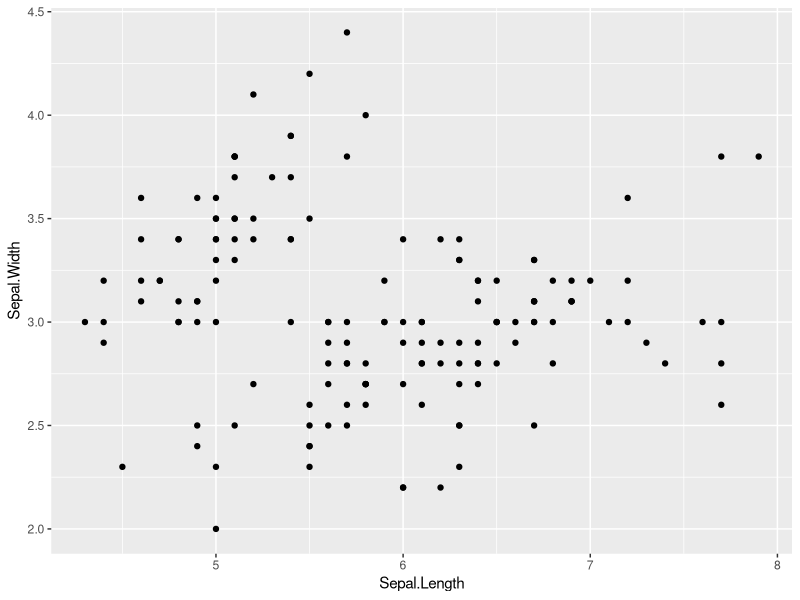
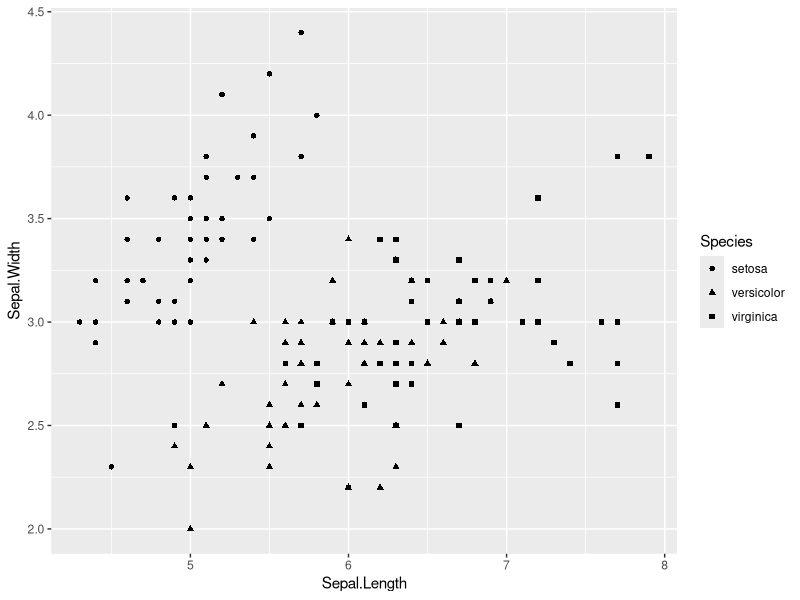
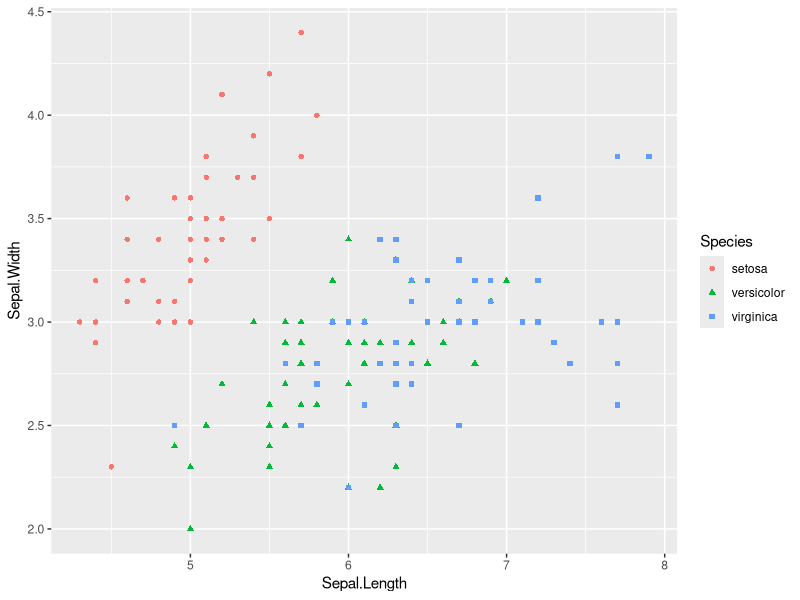
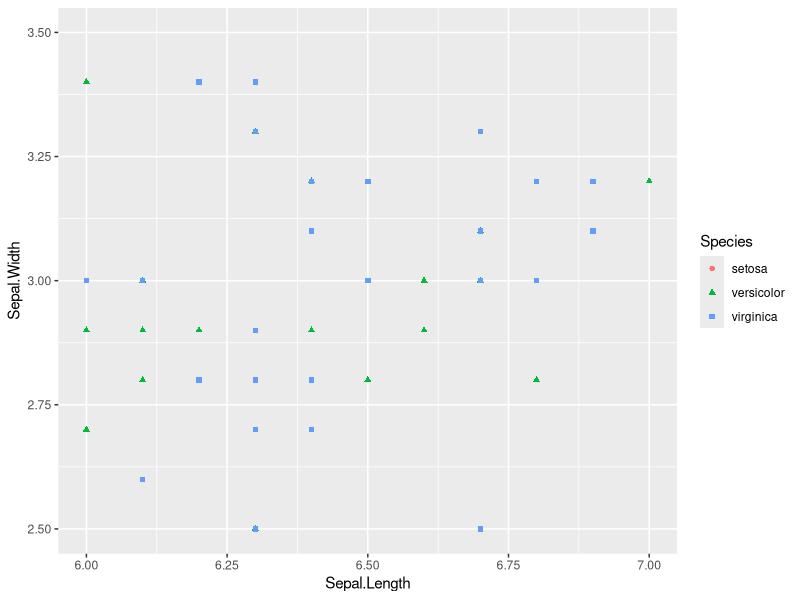
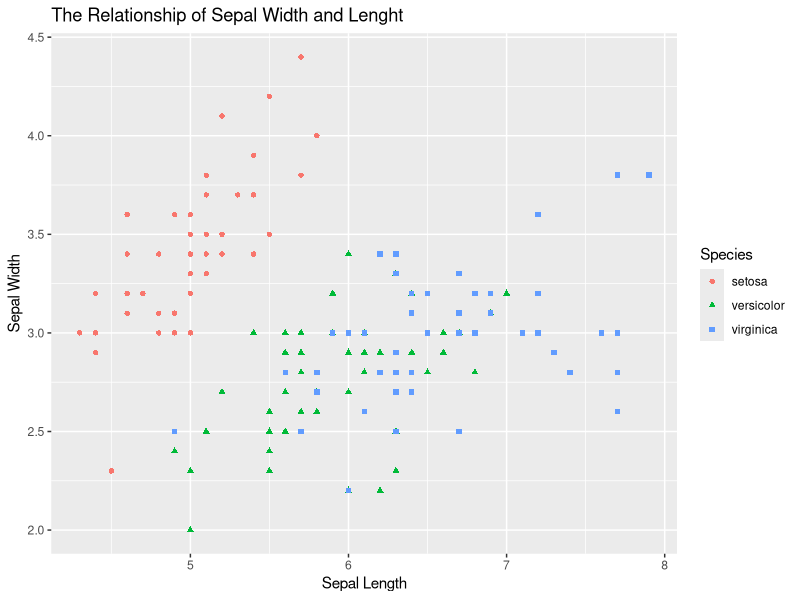
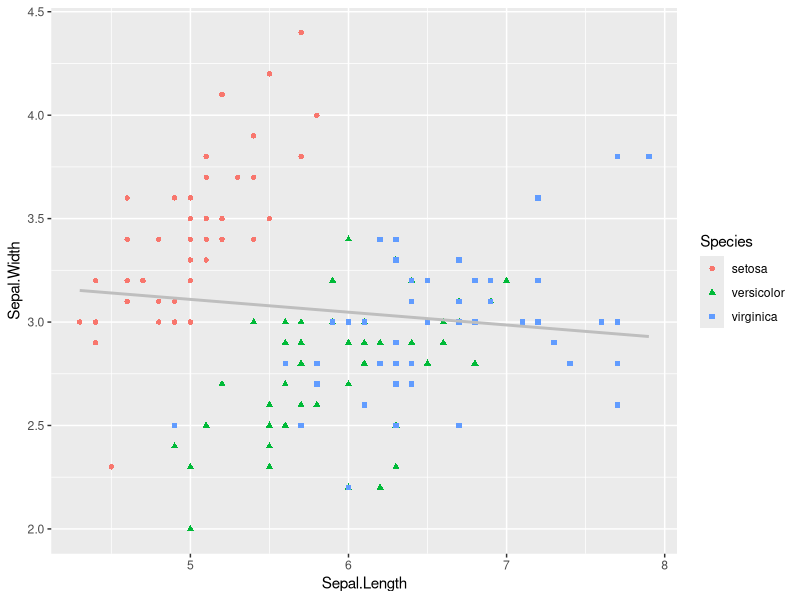
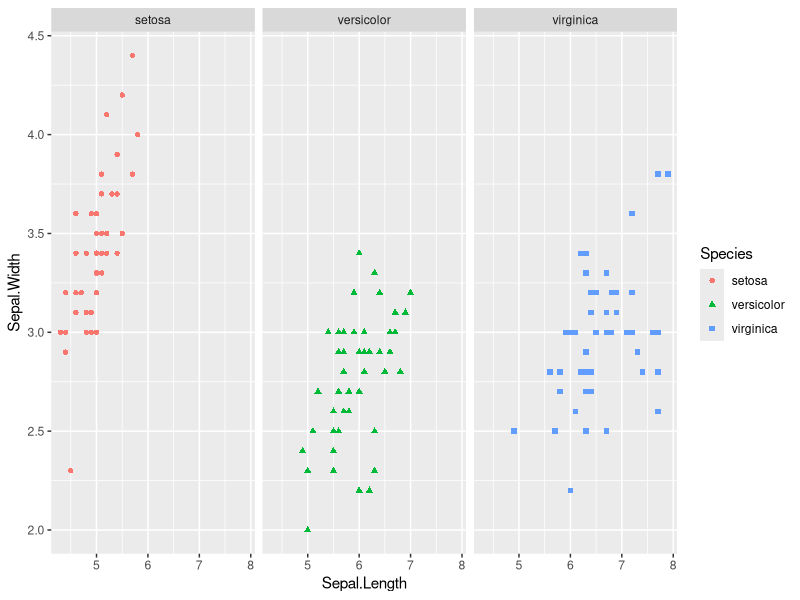
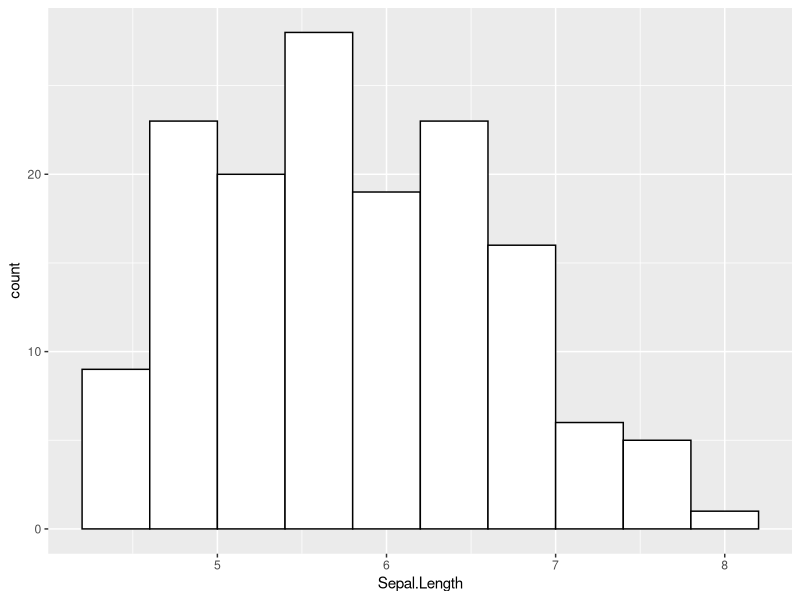

R code for these plots, in order:
## ---- chunk 1

options(scipen = 999)

knitr::opts_chunk$set(echo = T,
                      message = F,
                      warning = F,
                      fig.align = 'center',
                      fig.height = 3,
                      fig.width = 5)

## ---- chunk 2

library(kableExtra)
library(bench)
library(tidyverse)

## ---- chunk 3
ourFirstString <- 'Hello World'
## ---- chunk 4
ourFirstString
## ---- chunk 5
myFirstObject <- 5.4
myFirstObject
## ---- chunk 6
typeof(myFirstObject)
## ---- chunk 7
myFirstVector <- c(1,2,5,7)
## ---- chunk 8
(illegalVector <- c(1,'3',5,FALSE))
## ---- chunk 9
myFirstList <- list(1,'3',5,FALSE)
## ---- chunk 10
(z <- 0:9) # Parentheses will make R print the object
## ---- chunk 11
(digits <- as.character(z))
## ---- chunk 12
(d <- as.integer(digits))
## ---- chunk 13
seq(from=1, to=5, by=1)
## ---- chunk 14
add2 <- function(numbers) {
  return(numbers + 2) # The return statement tells R to output the result
}

add2(1:4)
## ---- chunk 15
numbers <- 1:5

divideBy2AndSquare <- function(numbers) {
  return((numbers/2)^2)
}
## ---- chunk 16
divideBy2AndSquare(numbers)
## ---- chunk 17
season <- 'summer'
if (season == 'summer') {
  print('hot')
} else {
  print('cold')
}
## ---- chunk 18
computeSquare <- function(number) {
  if (number > 0) {
    return(sqrt(number))
  } else {
    return(sqrt(abs(number)))
  }
}
## ---- chunk 19
computeSquare(4)
computeSquare(-16)
## ---- chunk 20
countdown <- function(n){
  while (n > 0) {
    print(n)
    n <- n - 1
  }
  print('Blastoff!')
}
countdown(3)
## ---- chunk 21
countdown <- function(n){
  for (i in n:1) {
    print(i)
  }
  print('Blastoff!')
}
countdown(3)
## ---- chunk 22
table2
## ---- chunk 23
table2 %>%
  pivot_wider(names_from = 'type', values_from = 'count')
## ---- chunk 24
table4a # cases
table4b # population
## ---- chunk 25
table4a %>%
  pivot_longer(`1999`:`2000`,
               names_to = 'year',values_to = 'cases')
table4b %>%
  pivot_longer(`1999`:`2000`,
               names_to = 'year',values_to = 'population')
## ---- chunk 26
table4aTidy <- table4a %>%
  pivot_longer(`1999`:`2000`,
               names_to = 'year',values_to = 'cases')
table4b %>% 
  pivot_longer(`1999`:`2000`,
               names_to = 'year',values_to = 'population') %>%
  left_join(table4aTidy,by=c('country','year'))
## ---- chunk 27
table3
## ---- chunk 28
table3Tidy <- table3 %>%
  separate(rate,into=c('cases','population'),sep='/')
## ---- chunk 29
table3Tidy
## ---- chunk 30
table1 %>%
  mutate(rate = cases/population) %>% # we add a new variables
  filter(population > 100000000) %>% # keep if pop > 100 million
  relocate(year) %>% # we move year to the first position
  select(country,year,rate) %>% # we keep only year, country, and rate
  arrange(year,country) # we sort by year and country
## ---- chunk 31
table1 %>%
  filter(country == 'Afghanistan') %>%
  mutate(rate = (cases/population)*100000) %>%
  select(-c(cases,population))
## ---- chunk 32
table1 %>%
  mutate(highPop = if_else(population > 100000000,T,F)) 
## ---- chunk 33
table1 %>%
  mutate(popSize = case_when(population > 1000000000 ~ 'Very Large',
                             population > 100000000 ~ 'Large',
                             TRUE ~ 'Medium or Small')) 
## ---- chunk 34
table1 %>%
  mutate(across(cases:population, ~ .x/1000)) # divide by 1000
## ---- chunk 35
table1 %>%
  group_by(country) %>%
  mutate(maxCases = max(cases)) %>%
  ungroup() # we remove the grouping
## ---- chunk 36
table1 %>%
  group_by(country) %>%
  summarize(maxCases = max(cases)) %>%
  ungroup() # we remove the grouping
## ---- chunk 37
table1 %>%
  group_by(year) %>%
  mutate(averagePop = mean(population)) %>%
  ungroup() %>%
  filter(averagePop == max(averagePop)) %>%
  select(-averagePop)
## ---- chunk 38
head(iris) # Returns the first 5 elements
## ---- chunk 39
ggplot(data=iris)+ # Notice that we use + and not the pipe %>%
  geom_point(mapping=aes(x=Sepal.Length,y=Sepal.Width))
## ---- chunk 40
ggplot(data=iris) + # Notice that we use + and not the pipe %>%
  geom_point(mapping=aes(x=Sepal.Length,y=Sepal.Width,
                         shape=Species))
## ---- chunk 41
plot <- ggplot(data=iris,
               mapping=aes(x=Sepal.Length,y=Sepal.Width) )+
          geom_point(mapping=aes(shape=Species,color=Species)) 
plot
## ---- chunk 42
plot +
  coord_cartesian(xlim=c(6,7),ylim=c(2.5,3.5))
## ---- chunk 43
plot +
  labs(x='Sepal Length',
       y='Sepal Width',
       title='The Relationship of Sepal Width and Lenght')
## ---- chunk 44
plot +
  geom_smooth(method = 'lm', se = F,color='gray') 
## ---- chunk 45
plot +
  facet_wrap(~Species)
## ---- chunk 46
ggplot(iris) +
  geom_histogram(mapping=aes(x=Sepal.Length),
                 bins = 10,color='black',fill='white')
## ---- chunk 47
plot +
  theme_minimal()
## ---- chunk 48
plot +
  theme_bw()
## ---- chunk 49
plot +
  theme_classic()
## ---- chunk 50
ggplot(data=iris) +
  geom_boxplot(mapping=aes(x=Species,y=Sepal.Width)) +
  labs(y='Sepal Width') +
  theme_bw()
## ---- chunk 51
arbitraryOperation <- function(number) {
  trasformedNumber <- log(number*0.3 + 1)
  trasformedNumber <- exp(trasformedNumber)
  return(trasformedNumber)
}
## ---- chunk 52
n <- 100
numbers <- seq(0,2,length.out=n)

result <- vector(mode = "list", length = n)
for(i in 1:n){
    result[[i]] = arbitraryOperation(numbers[i])
}
result <- as.numeric(result)

## ---- chunk 53
mark(
  {
    result <- vector(mode = "list", length = n)
    for(i in 1:n){
      result[[i]] = arbitraryOperation(numbers[i])
    }
    result <- as.numeric(result)
  },
  sapply(numbers,arbitraryOperation),
  arbitraryOperation(numbers),
  iterations=100) %>%
  select(expression,median,mem_alloc) %>%
  mutate(expression=c('For Loop','Sapply','Vectorized')) %>%
  kable(col.names = c('Implementation','Median Execution Time','Memory Allocation')) %>%
  kable_styling()
  
